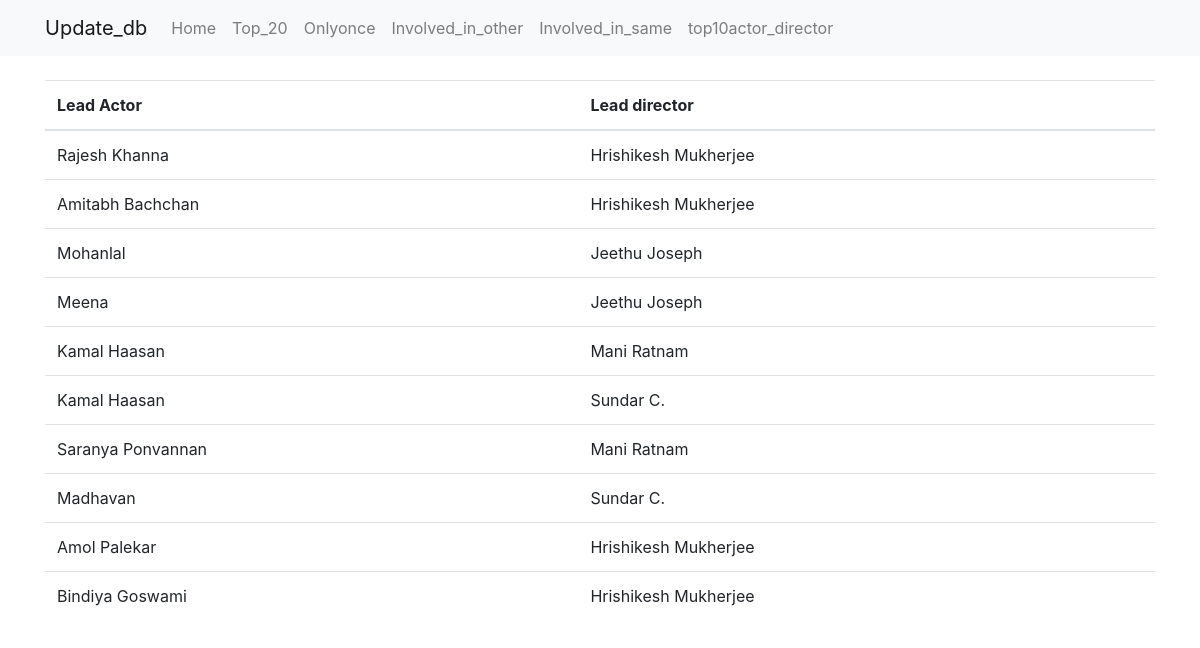
The page /movies/top10ad/ on the database its author committed.
### imdb/models.py (models this page shows, shortened)
class Person(models.Model):
    name=models.CharField(max_length=200,unique=True)

### imdb/views.py (the view)
# urls.py: path('top10ad/',  views.top10ad, name='top10ad'),
def top10ad(request):
    complete=[]
    for p in movie_role.objects.raw('SELECT im1.id as id,im1.person_id as pid,im2.person_id as pid2,count(*) as c   FROM imdb_movie_role as im1  INNER join  imdb_movie_role as im2  on im1.movie_id=im2.movie_id where im1.role=0 and im2.role=1 and pid!=pid2 group by 2,3 order by c DESC Limit 10'):
    	temp={}
    	print (p.c)
    	actor_name=Person.objects.filter(id=p.pid)[0]
    	temp["name"]=actor_name.name
    	director_name=Person.objects.filter(id=p.pid2)[0]
    	temp["d_name"]=director_name.name
    	complete.append(temp)
    return render(request, 'imdb/top10ad.html', {
        'movies':complete ,
    })

### imdb/templates/imdb/top10ad.html (shortened to what this page needs)
  {% extends 'base.html' %}
{% block content %}
  <table class="table mb-0">
    <thead>
      <tr>
        <th>Lead Actor</th>
        <th>Lead director</th>
      </tr>
    </thead>
    <tbody>
      {% for movie in movies %}
        <tr>
         <td>{{ movie.name }}</td>
          <td>{{ movie.d_name}}</td>
           </tr>
      {% endfor %}
    </tbody>
  </table>
    {% endblock %}

### rows shown on the page
Person: name "Rajesh Khanna"
Person: d_name "Hrishikesh Mukherjee" "Hrishikesh Mukherjee" "Hrishikesh Mukherjee" "Hrishikesh Mukherjee"
Person: name "Amitabh Bachchan"
Person: name "Mohanlal"
Person: d_name "Jeethu Joseph" "Jeethu Joseph"
Person: name "Meena"
Person: name "Kamal Haasan" "Kamal Haasan"
Person: d_name "Mani Ratnam" "Mani Ratnam"
Person: d_name "Sundar C." "Sundar C."
Person: name "Saranya Ponvannan"
Person: name "Madhavan"
Person: name "Amol Palekar"
Person: name "Bindiya Goswami"
